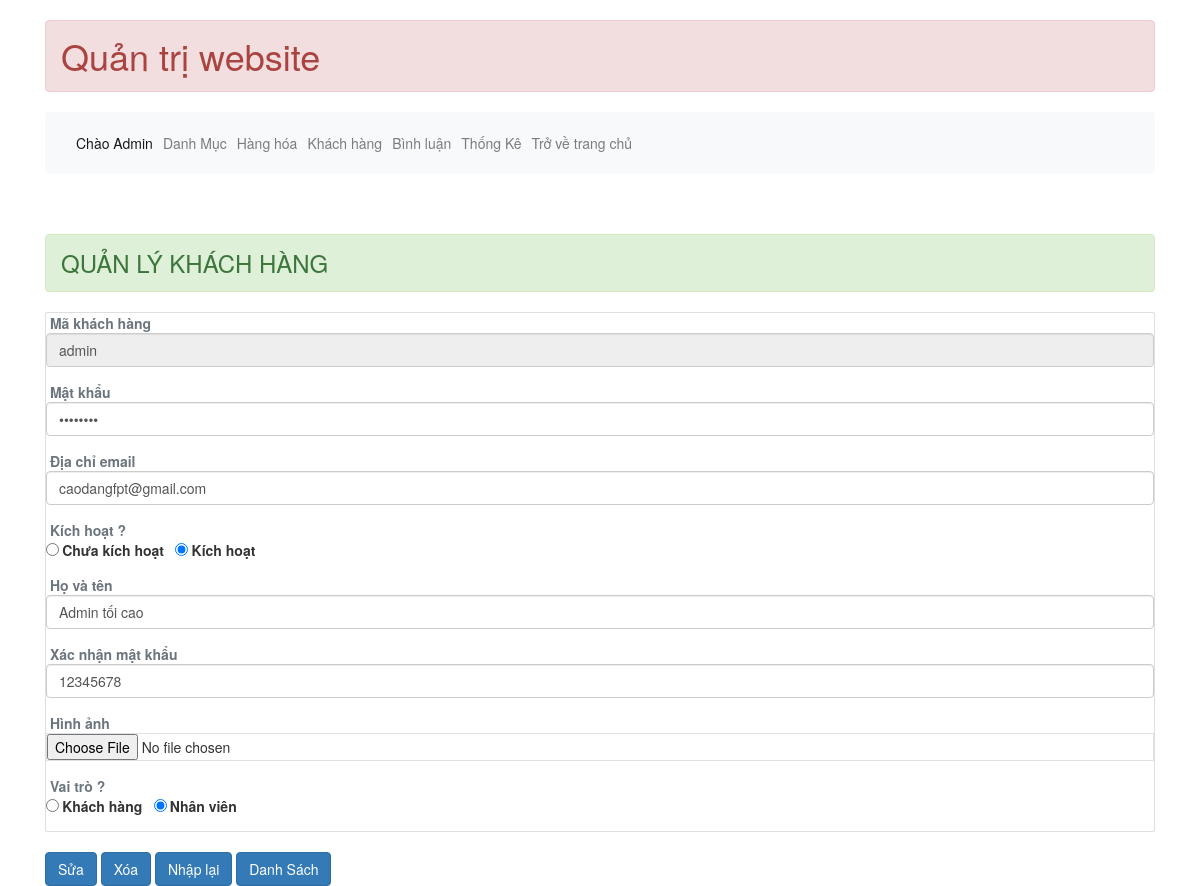
The page /admin/index.php?action=khach-hang&page=edit&ma_kh=admin (signed in) on the database its author committed.
### tables this page shows
CREATE TABLE `khach_hang` (
  `ma_kh` varchar(20) NOT NULL,
  `mat_khau` varchar(50) NOT NULL,
  `ho_ten` varchar(50) NOT NULL,
  `kich_hoat` bit(1) NOT NULL,
  `hinh` varchar(50) NOT NULL,
  `email` varchar(50) NOT NULL,
  `vai_tro` bit(1) NOT NULL,
  PRIMARY KEY (`ma_kh`)
);

### dao/pdo.php (called while the page is built, shortened)
<?php
function pdo_get_connection(){
    $host_name = "localhost";
    $db_name = "otshop";
    $dburl = "mysql:host=$host_name;dbname=$db_name";
    $username = 'root';
    $password = '';
    $conn = new PDO($dburl, $username, $password);
    return $conn;
}
function pdo_query_one($sql){
    $sql_args = array_slice(func_get_args(), 1);
    try{
        $conn = pdo_get_connection();
        $stmt = $conn->prepare($sql);
        $stmt->execute($sql_args);
        $rows = $stmt->fetch(PDO::FETCH_ASSOC);
        return $rows;
    }
    catch(PDORxeption $e){
        throw $e;
        return false;
    }
    finally{
        unset($conn);
    }
}
?>

### dao/khach-hang.php (called while the page is built, shortened)
<?php
    require_once 'pdo.php';
    function get_ma_khach_hang($ma_kh){
        $sql = "SELECT * FROM khach_hang WHERE ma_kh = ?";
        return pdo_query_one($sql, $ma_kh);
    }
?>

### admin/khach-hang/edit.php (the view, shortened to what this page needs)
<h3 class="alert alert-success">QUẢN LÝ KHÁCH HÀNG</h3>
<form action="?action=khach-hang&page=edit" method="POST">
    <div class="card">
        <div class="">
            <div class="form-group">
                <b id="helpId" class="text-muted">Mã khách hàng</b>
                <input type="text" name="ma_kh" id="" class="form-control" placeholder="" value="<?php echo $data['khach_list']['ma_kh'] ?>" aria-describedby="helpId" readonly>
            </div>
            <div class="form-group">
                <b id="helpId" class="text-muted">Mật khẩu</b>
                <input type="password" name="mat_khau" id="" class="form-control" placeholder="" value="<?php echo $data['khach_list']['mat_khau'] ?>" aria-describedby="helpId">
            </div>
            <div class="form-group">
                <b id="helpId" class="text-muted">Địa chỉ email</b>
                <input type="email" name="email" id="" class="form-control" placeholder="" value="<?php echo $data['khach_list']['email'] ?>" aria-describedby="helpId">
            </div>
            <div class="form-group">
                <b id="helpId" class="text-muted">Kích hoạt ?</b><br>
                <div class="form-check-inline">
                    <label class="form-check-label">
                        <input type="radio" class="form-check-input" name="kich_hoat" value="0" <?php if($data['khach_list']['kich_hoat'] == 0){
                                                                                              echo "checked"; } ?>>Chưa kích hoạt
                    </label>
                </div>
                <div class="form-check-inline">
                    <label class="form-check-label">
                        <input type="radio" class="form-check-input" name="kich_hoat" value="1" <?php if($data['khach_list']['kich_hoat'] == 1){
                                                                                              echo "checked"; } ?>>Kích hoạt
                    </label>
                </div>
            </div>
        </div>
        <div class="">
            <div class="form-group">
                <b id="helpId" class="text-muted">Họ và tên</b>
                <input type="text" name="ho_ten" id="" class="form-control" placeholder="" value="<?php echo $data['khach_list']['ho_ten'] ?>" aria-describedby="helpId">
            </div>
            <div class="form-group">
                <b id="helpId" class="text-muted">Xác nhận mật khẩu</b>
                <input type="text" name="mat_khau" id="" class="form-control" placeholder="" value="<?php echo $data['khach_list']['mat_khau'] ?>" aria-describedby="helpId">
            </div>
            <div class="form-group">
                <b id="helpId" class="text-muted">Hình ảnh</b>
                <input type="file" class="form-control-file border" value="<?php echo $data['khach_list']['hinh'] ?>" name="hinh">
            </div>
            <div class="form-group">
                <b id="helpId" class="text-muted">Vai trò ?</b><br>
                <div class="form-check-inline">
                    <label class="form-check-label">
                        <input type="radio" class="form-check-input" name="vai_tro" value="0" <?php if($data['khach_list']['vai_tro'] == 0){
                                                                                              echo "checked"; } ?>>Khách hàng
                    </label>
                </div>
                <div class="form-check-inline">
                    <label class="form-check-label">
                        <input type="radio" class="form-check-input" name="vai_tro" value="1" <?php if($data['khach_list']['vai_tro'] == 1){
                                                                                              echo "checked"; } ?>>Nhân viên
                    </label>
                </div>
            </div>
        </div>
    </div>
    <br>
    <button type="submit" class="btn btn-primary" name="btn-update">Sửa</button>
    <button type="submit" class="btn btn-primary" name="btn-delete">Xóa</button>
    <button type="reset" class="btn btn-primary">Nhập lại</button>
    <a href="index.php?action=khach-hang&page=list" class="btn btn-primary">Danh Sách</a>
</form>

### rows shown on the page
khach_hang: ma_kh "admin", email "caodangfpt@gmail.com", kich_hoat "☐ Chưa kích hoạt", kich_hoat "☑ Kích hoạt", ho_ten "Admin tối cao", mat_khau "12345678", vai_tro "☐ Khách hàng", vai_tro "☑ Nhân viên"
